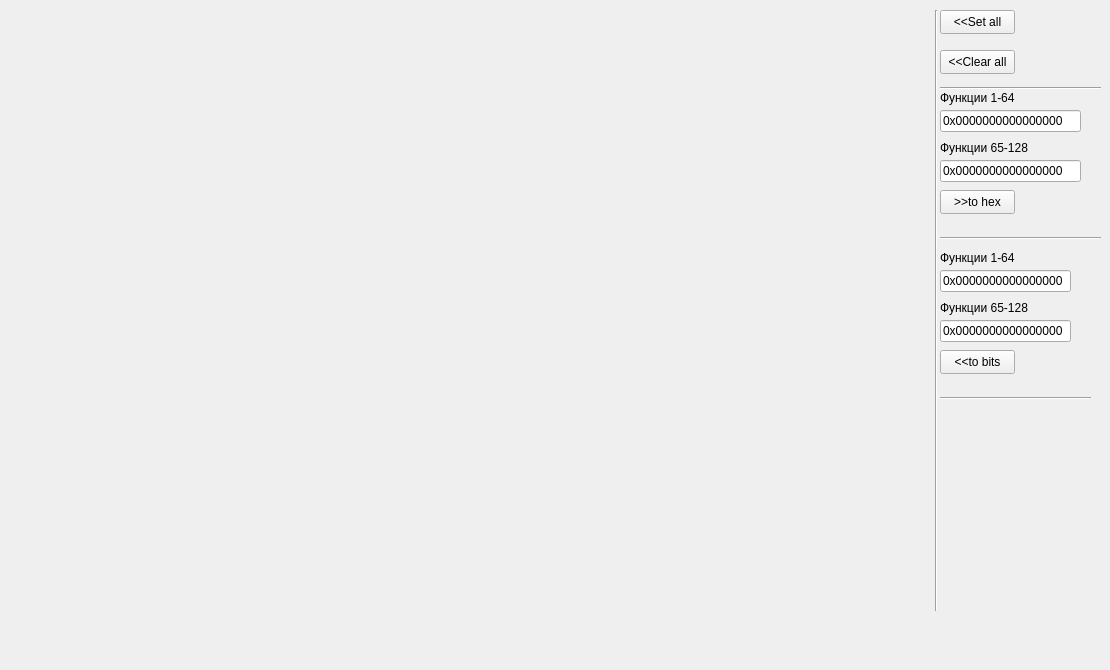
    <widget class="QWidget" name="tab_11">
     <attribute name="title">
      <string>RBAC Access</string>
     </attribute>
     <widget class="QWidget" name="gridLayoutWidget_4">
      <property name="geometry">
       <rect>
        <x>10</x>
        <y>0</y>
        <width>921</width>
        <height>661</height>
       </rect>
      </property>
      <layout class="QGridLayout" name="RBACgridLayout"/>
     </widget>
     <widget class="QPushButton" name="pushButton_39">
      <property name="geometry">
       <rect>
        <x>940</x>
        <y>50</y>
        <width>75</width>
        <height>24</height>
       </rect>
      </property>
      <property name="text">
       <string>&lt;&lt;Clear all</string>
      </property>
     </widget>
     <widget class="QPushButton" name="pushButton_38">
      <property name="geometry">
       <rect>
        <x>940</x>
        <y>10</y>
        <width>75</width>
        <height>24</height>
       </rect>
      </property>
      <property name="text">
       <string>&lt;&lt;Set all</string>
      </property>
     </widget>
     <widget class="QLineEdit" name="RBACRolelineEdit">
      <property name="geometry">
       <rect>
        <x>940</x>
        <y>110</y>
        <width>141</width>
        <height>22</height>
       </rect>
      </property>
      <property name="text">
       <string>0x0000000000000000</string>
      </property>
      <property name="readOnly">
       <bool>true</bool>
      </property>
     </widget>
     <widget class="QLabel" name="label_39">
      <property name="geometry">
       <rect>
        <x>940</x>
        <y>90</y>
        <width>121</width>
        <height>16</height>
       </rect>
      </property>
      <property name="text">
       <string>Функции 1-64</string>
      </property>
     </widget>
     <widget class="QLabel" name="label_38">
      <property name="geometry">
       <rect>
        <x>940</x>
        <y>140</y>
        <width>141</width>
        <height>16</height>
       </rect>
      </property>
      <property name="text">
       <string>Функции 65-128</string>
      </property>
     </widget>
     <widget class="QLineEdit" name="RBACRolelineEdit2">
      <property name="geometry">
       <rect>
        <x>940</x>
        <y>160</y>
        <width>141</width>
        <height>22</height>
       </rect>
      </property>
      <property name="text">
       <string>0x0000000000000000</string>
      </property>
      <property name="readOnly">
       <bool>true</bool>
      </property>
     </widget>
     <widget class="QPushButton" name="pushButton_40">
      <property name="geometry">
       <rect>
        <x>940</x>
        <y>350</y>
        <width>75</width>
        <height>24</height>
       </rect>
      </property>
      <property name="text">
       <string>&lt;&lt;to bits</string>
      </property>
     </widget>
     <widget class="QLineEdit" name="lineEdit_h">
      <property name="geometry">
       <rect>
        <x>940</x>
        <y>270</y>
        <width>131</width>
        <height>22</height>
       </rect>
      </property>
      <property name="text">
       <string>0x0000000000000000</string>
      </property>
      <property name="maxLength">
       <number>18</number>
      </property>
     </widget>
     <widget class="QLineEdit" name="lineEdit_l">
      <property name="geometry">
       <rect>
        <x>940</x>
        <y>320</y>
        <width>131</width>
        <height>22</height>
       </rect>
      </property>
      <property name="text">
       <string>0x0000000000000000</string>
      </property>
      <property name="maxLength">
       <number>18</number>
      </property>
     </widget>
     <widget class="Line" name="line_4">
      <property name="geometry">
       <rect>
        <x>926</x>
        <y>10</y>
        <width>20</width>
        <height>601</height>
       </rect>
      </property>
      <property name="orientation">
       <enum>Qt::Orientation::Vertical</enum>
      </property>
     </widget>
     <widget class="QPushButton" name="pushButton_41">
      <property name="geometry">
       <rect>
        <x>940</x>
        <y>190</y>
        <width>75</width>
        <height>24</height>
       </rect>
      </property>
      <property name="text">
       <string>&gt;&gt;to hex</string>
      </property>
     </widget>
     <widget class="QLabel" name="label_40">
      <property name="geometry">
       <rect>
        <x>940</x>
        <y>250</y>
        <width>121</width>
        <height>16</height>
       </rect>
      </property>
      <property name="text">
       <string>Функции 1-64</string>
      </property>
     </widget>
     <widget class="QLabel" name="label_41">
      <property name="geometry">
       <rect>
        <x>940</x>
        <y>300</y>
        <width>141</width>
        <height>16</height>
       </rect>
      </property>
      <property name="text">
       <string>Функции 65-128</string>
      </property>
     </widget>
     <widget class="Line" name="line_5">
      <property name="geometry">
       <rect>
        <x>940</x>
        <y>230</y>
        <width>161</width>
        <height>16</height>
       </rect>
      </property>
      <property name="orientation">
       <enum>Qt::Orientation::Horizontal</enum>
      </property>
     </widget>
     <widget class="Line" name="line_6">
      <property name="geometry">
       <rect>
        <x>940</x>
        <y>80</y>
        <width>161</width>
        <height>16</height>
       </rect>
      </property>
      <property name="orientation">
       <enum>Qt::Orientation::Horizontal</enum>
      </property>
     </widget>
     <widget class="Line" name="line_7">
      <property name="geometry">
       <rect>
        <x>940</x>
        <y>390</y>
        <width>151</width>
        <height>16</height>
       </rect>
      </property>
      <property name="orientation">
       <enum>Qt::Orientation::Horizontal</enum>
      </property>
     </widget>
    </widget>
